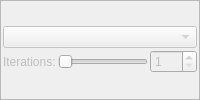
                  <widget class="QFrame" name="frame_iterations_formula_3">
                   <property name="enabled">
                    <bool>false</bool>
                   </property>
                   <property name="frameShape">
                    <enum>QFrame::StyledPanel</enum>
                   </property>
                   <property name="frameShadow">
                    <enum>QFrame::Raised</enum>
                   </property>
                   <layout class="QVBoxLayout" name="verticalLayout_61">
                    <property name="spacing">
                     <number>2</number>
                    </property>
                    <property name="leftMargin">
                     <number>2</number>
                    </property>
                    <property name="topMargin">
                     <number>2</number>
                    </property>
                    <property name="rightMargin">
                     <number>2</number>
                    </property>
                    <property name="bottomMargin">
                     <number>2</number>
                    </property>
                    <item>
                     <layout class="QGridLayout" name="gridLayout_30">
                      <property name="topMargin">
                       <number>0</number>
                      </property>
                      <property name="spacing">
                       <number>2</number>
                      </property>
                      <item row="1" column="1">
                       <widget class="QSlider" name="sliderInt_formula_iterations_3">
                        <property name="minimum">
                         <number>1</number>
                        </property>
                        <property name="maximum">
                         <number>250</number>
                        </property>
                        <property name="singleStep">
                         <number>8</number>
                        </property>
                        <property name="pageStep">
                         <number>64</number>
                        </property>
                        <property name="orientation">
                         <enum>Qt::Horizontal</enum>
                        </property>
                       </widget>
                      </item>
                      <item row="1" column="0">
                       <widget class="QLabel" name="label_129">
                        <property name="text">
                         <string>Iterations:</string>
                        </property>
                       </widget>
                      </item>
                      <item row="1" column="2">
                       <widget class="MySpinBox" name="spinboxInt_formula_iterations_3">
                        <property name="minimum">
                         <number>1</number>
                        </property>
                        <property name="maximum">
                         <number>500</number>
                        </property>
                       </widget>
                      </item>
                      <item row="0" column="0" colspan="3">
                       <widget class="QComboBox" name="comboBox_formula_3">
                        <property name="maxVisibleItems">
                         <number>50</number>
                        </property>
                       </widget>
                      </item>
                     </layout>
                    </item>
                   </layout>
                  </widget>
